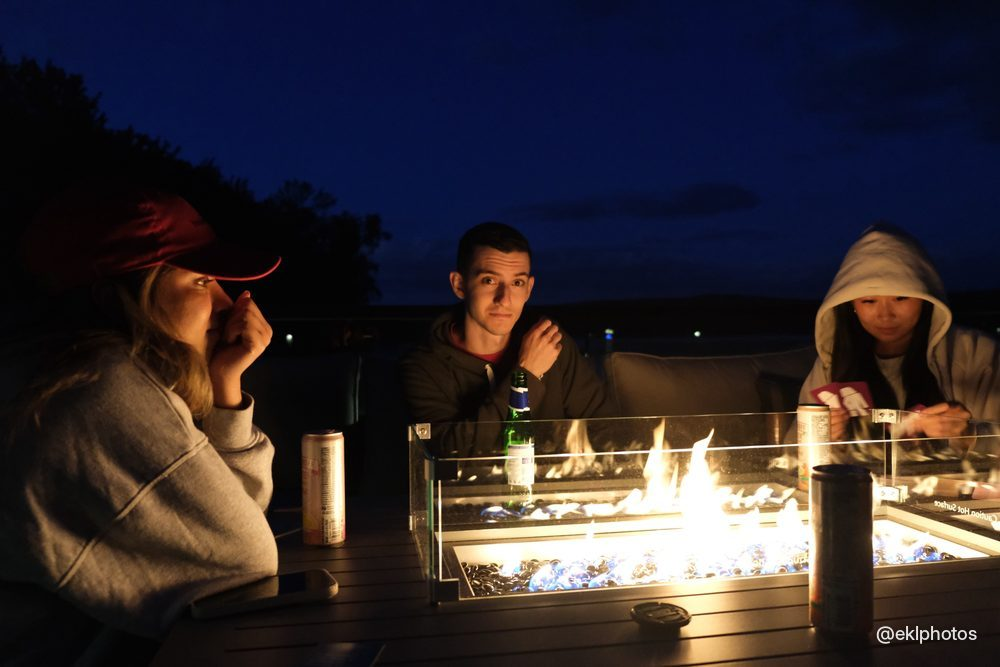
#> input picture thumbs/2024/06/2024-06-14_dscf2767.jpg, 1000 x 667 px
$ python -i watermark.py   (imports and definitions only)
#> lines starting #> are read from the running program, lines starting #| are printed output that depends on the picture
"""Stamp "@eklphotos" in the bottom-right corner of every photo and thumbnail.

Reads clean copies from MASTERS (same layout as the repo) and writes the
stamped versions into photos/ and thumbs/, so it is safe to run again.

    python3 scripts/watermark.py /path/to/originals
"""
import sys
from pathlib import Path
from PIL import Image, ImageDraw, ImageFilter, ImageFont

TEXT = "@eklphotos"
FONT = "/usr/share/fonts/opentype/inter/InterDisplay-Medium.otf"
masters = Path(sys.argv[1])
repo = Path(__file__).resolve().parent.parent


def stamp(src, dst):
#> called with dst = 'out.png'
    im = Image.open(src)
#> im is the input picture: PIL image 1000x667 RGB; mean R, G, B 51.3, 43.6, 47.7
    icc = im.info.get("icc_profile")
    im = im.convert("RGB")
    w, h = im.size
#> w = 1000; h = 667
    size = max(14, round(min(w, h) * 0.028))
#> size = 19
    font = ImageFont.truetype(FONT, size)
    margin = round(min(w, h) * 0.035)
#> margin = 23
    l, t, r, b = font.getbbox(TEXT)
#> l = 0; t = 5; r = 101; b = 23
    x, y = w - margin - r, h - margin - b
#> x = 876; y = 621
    shadow = Image.new("L", im.size, 0)
#> shadow: PIL image 1000x667 L; every value is 0
    ImageDraw.Draw(shadow).text((x, y), TEXT, font=font, fill=110)
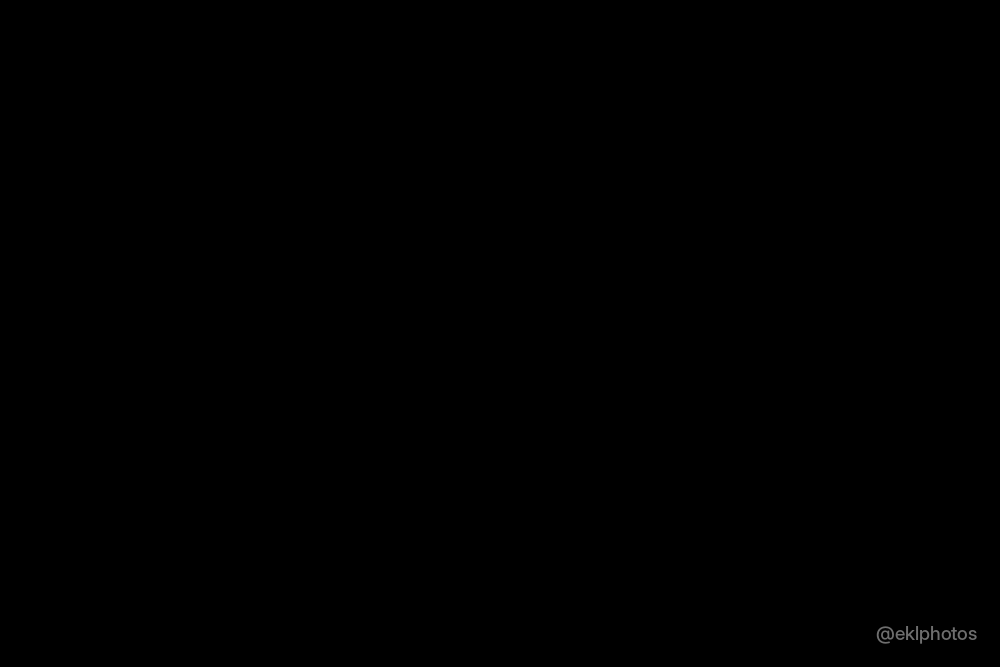
#> shadow: PIL image 1000x667 L; min 0, max 110, mean 0.1
    shadow = shadow.filter(ImageFilter.GaussianBlur(size * 0.18))
    im.paste((0, 0, 0), mask=shadow)
    mark = Image.new("L", im.size, 0)
    ImageDraw.Draw(mark).text((x, y), TEXT, font=font, fill=225)
    im.paste((255, 255, 255), mask=mark)
#> (the run stopped early here; a loop or call above may not have finished)
